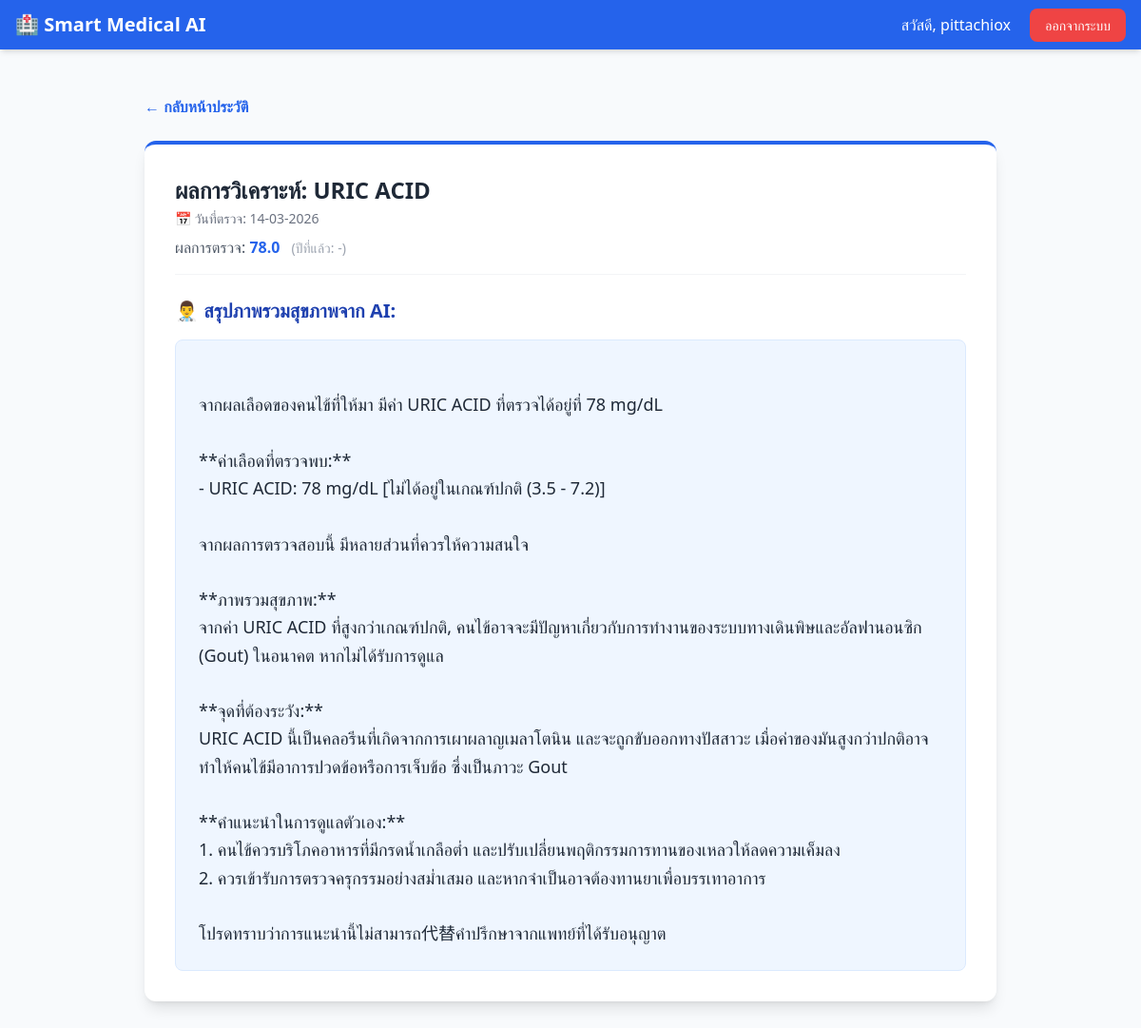
Screenshot of /record/51 (signed in) with the database file from the repository.
### app.py (models this page shows)
class User(UserMixin, db.Model):
    id = db.Column(db.Integer, primary_key=True)
    username = db.Column(db.String(150), unique=True, nullable=False)
    password = db.Column(db.String(150), nullable=False)
    records = db.relationship('BloodRecord', backref='user', lazy=True)

class BloodRecord(db.Model):
    id = db.Column(db.Integer, primary_key=True)
    test_name = db.Column(db.String(50), nullable=False)
    current_value = db.Column(db.Float, nullable=False)
    previous_value = db.Column(db.Float, nullable=True)
    ai_analysis = db.Column(db.Text, nullable=False)
    user_id = db.Column(db.Integer, db.ForeignKey('user.id'), nullable=False)
    record_date = db.Column(db.Date, nullable=True, default=datetime.utcnow)

### app.py (the view)
@app.route('/record/<int:record_id>')
@login_required
def view_record(record_id):
    record = BloodRecord.query.get_or_404(record_id)
    if record.user_id != current_user.id:
        flash('ไม่อนุญาตให้เข้าถึงข้อมูลนี้', 'error')
        return redirect(url_for('dashboard'))
    return render_template('view_record.html', record=record)

### app.py (called while the page is built)
@login_manager.user_loader
def load_user(user_id):
    return User.query.get(int(user_id))

### templates/view_record.html
{% extends "base.html" %}
{% block content %}
<div class="max-w-4xl mx-auto">
    <div class="mb-6 flex justify-between items-center">
        <a href="/dashboard" class="text-blue-600 hover:underline flex items-center gap-2 font-semibold">
            &larr; กลับหน้าประวัติ
        </a>
    </div>
    <div class="bg-white p-8 rounded-xl shadow-lg border-t-4 border-blue-600">
        <div class="flex items-center justify-between mb-6 pb-4 border-b border-gray-100">
            <div>
                <h1 class="text-2xl font-bold text-gray-800 mb-1">ผลการวิเคราะห์: {{ record.test_name }}</h1>
                <p class="text-sm text-gray-500 mb-2">📅 วันที่ตรวจ: {{ record.record_date.strftime('%d-%m-%Y') if
                    record.record_date else '-' }}</p>
                <p class="text-gray-600">ผลการตรวจ: <span class="font-bold text-blue-600">{{ record.current_value
                        }}</span>
                    <span class="text-sm text-gray-400 ml-2">(ปีที่แล้ว: {{ record.previous_value or '-' }})</span>
                </p>
            </div>
        </div>
        <h3 class="text-xl font-bold text-blue-800 mb-4">👨‍⚕️ สรุปภาพรวมสุขภาพจาก AI:</h3>
        <div
            class="text-gray-800 whitespace-pre-line leading-relaxed text-lg bg-blue-50 p-6 rounded-lg border border-blue-100">
            {{ record.ai_analysis }}
        </div>
    </div>
</div>
{% endblock %}

### templates/base.html (shortened to what this page needs)
<!DOCTYPE html>
<html lang="th">
<head>
    <script src="https://cdn.tailwindcss.com"></script>
</head>
<body class="bg-slate-50 min-h-screen">
    <nav class="bg-blue-600 text-white shadow-md">
        <div class="max-w-7xl mx-auto px-4 py-3 flex justify-between items-center">
            <a href="/" class="text-xl font-bold flex items-center gap-2">
                🏥 Smart Medical AI
            </a>
            <div>
                {% if current_user.is_authenticated %}
                <span class="mr-4">สวัสดี, {{ current_user.username }}</span>
                <a href="{{ url_for('logout') }}"
                    class="bg-red-500 hover:bg-red-600 px-4 py-2 rounded-lg text-sm transition">ออกจากระบบ</a>
                {% else %}
                <a href="{{ url_for('login') }}" class="hover:text-blue-200 mr-4">เข้าสู่ระบบ</a>
                <a href="{{ url_for('register') }}"
                    class="bg-white text-blue-600 px-4 py-2 rounded-lg text-sm font-bold transition hover:bg-gray-100">สมัครสมาชิก</a>
                {% endif %}
            </div>
        </div>
    </nav>
    <main class="max-w-7xl mx-auto px-4 py-8">
        {% block content %}{% endblock %}
    </main>
</body>
</html>

### rows the page displays
User: username "pittachiox"
BloodRecord: test_name "URIC ACID", record_date "14-03-2026", current_value "78.0", previous_value "-", ai_analysis "จากผลเลือดของคนไข้ที่ให้มา มีค่า URIC ACID ที่ตรวจได้อยู่ที่ 78 mg/dL **ค่าเลือดที่ตรวจพบ:** - URIC ACID: 78 mg/dL [ไม่ได้อยู่ในเกณฑ์ปกติ (3.5 - 7.2)] จากผลการตรวจสอบนี้ มีหลายส่วนที่ควรให้ความสนใจ **ภาพรวมสุขภาพ:** จากค่า URIC ACID ที่สูงกว่าเกณฑ์ปกติ, คนไข้อาจจะมีปัญหาเกี่ยวกับการทำงานของระบบทางเดินพิษและอัลฟานอนซิก (Gout) ในอนาคต หากไม่ได้รับการดูแล **จุดที่ต้องระวัง:** URIC ACID นี้เป็นคลอรีนที่เกิดจากการเผาผลาญเมลาโตนิน และจะถูกขับออกทางปัสสาวะ เมื่อค่าของมันสูงกว่าปกติอาจทำให้คนไข้มีอาการปวดข้อหรือการเจ็บข้อ ซึ่งเป็นภาวะ Gout **คำแนะนำในการดูแลตัวเอง:** 1. คนไข้ควรบริโภคอาหารที่มีกรดน้ำเกลือต่ำ และปรับเปลี่ยนพฤติกรรมการทานของเหลวให้ลดความเค็มลง 2. ควรเข้ารับการตรวจครุกรรมอย่างสม่ำเสมอ…"
